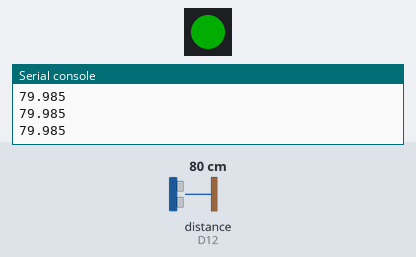
A program run on a simulated CircuitPython board. On the bench: 1 RGB LEDs in strip order, left to right, the last lines printed to the serial console. Inputs (shaded band) come from the test bench; at power-on: distance to the obstacle (sensor on D12) 80 cm. The echo pulse lasts 58.3 µs per cm; dim RGB values are drawn brighter than linear.

Above: at 1.2 s.
1.3 s: distance to the obstacle (sensor on D12) set to 37 cm
2.8 s: distance to the obstacle (sensor on D12) set to 33 cm
At 3.4 s:
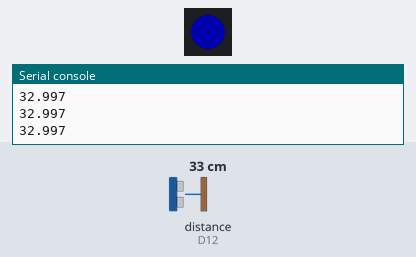
4.3 s: distance to the obstacle (sensor on D12) set to 7 cm
5.8 s: distance to the obstacle (sensor on D12) set to 4 cm
At 6.8 s:
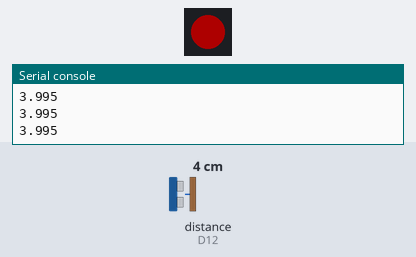
7.3 s: distance to the obstacle (sensor on D12) set to 9 cm
At 8.5 s:
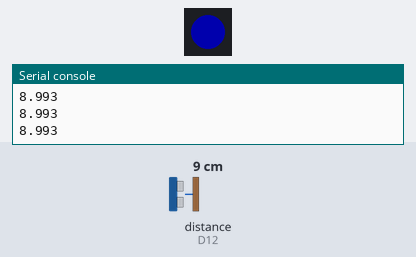
8.8 s: distance to the obstacle (sensor on D12) set to 2 cm
At 9.2 s:
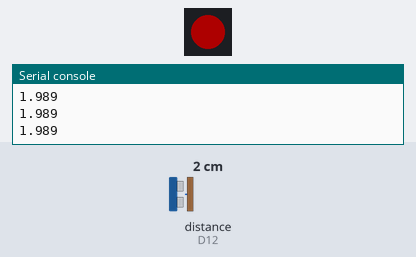
Timing chart, 0 to 11.3 s (numbered marks = the images above; inputs shaded):
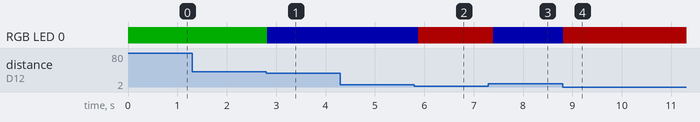

The program:

distance.py
```python
import time
import board
from rainbowio import colorwheel
import neopixel
import adafruit_hcsr04

sonar = adafruit_hcsr04.HCSR04(trigger_pin=board.D13, echo_pin=board.D12)
print("starting")
cm = 0

NUMPIXELS = 1  # Update this to match the number of LEDs.
BRIGHTNESS = 0.2  # A number between 0.0 and 1.0, where 0.0 is off, and 1.0 is max.
PIN = board.NEOPIXEL  # This is the default pin on the 5x5 NeoPixel Grid BFF.

RED = (255, 0, 0)
YELLOW = (255, 150, 0)
GREEN = (0, 255, 0)
CYAN = (0, 255, 255)
BLUE = (0, 0, 255)
PURPLE = (180, 0, 255)

pixels = neopixel.NeoPixel(PIN, NUMPIXELS, brightness=BRIGHTNESS, auto_write=False)

while True:
    try:
        cm = sonar.distance
        print(cm)
        if cm < 5:
            pixels.fill(RED)
        elif cm > 35:
            pixels.fill(GREEN)
        else:
            pixels.fill(BLUE)
        pixels.show()
    except RuntimeError:
        print("Retrying!")
    time.sleep(0.1)
```

Measured:
- the behaviour switches between 36 and 35 cm on distance to the obstacle (sensor on D12) (found by bisection; images 0 and 1)
- the behaviour switches between 6 and 5 cm on distance to the obstacle (sensor on D12) (found by bisection; images 1 and 2)
- after the input at 2.8 s, RGB LED 0: RGB(0, 51, 0) → RGB(0, 0, 51) at once
- after the input at 5.8 s, RGB LED 0: RGB(0, 0, 51) → RGB(51, 0, 0) after 0.08 s
- after the input at 7.3 s, RGB LED 0: RGB(51, 0, 0) → RGB(0, 0, 51) after 0.10 s
- after the input at 8.8 s, RGB LED 0: RGB(0, 0, 51) → RGB(51, 0, 0) at once
